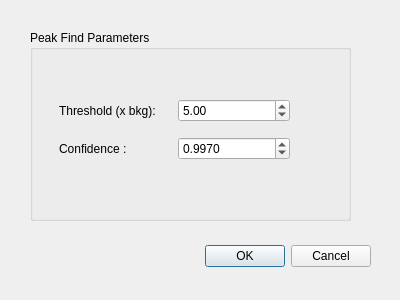
<?xml version="1.0" encoding="UTF-8"?>
<ui version="4.0">
 <class>DialogPeakFind</class>
 <widget class="QDialog" name="DialogPeakFind">
  <property name="windowModality">
   <enum>Qt::WindowModal</enum>
  </property>
  <property name="geometry">
   <rect>
    <x>0</x>
    <y>0</y>
    <width>400</width>
    <height>300</height>
   </rect>
  </property>
  <property name="windowTitle">
   <string>Dialog</string>
  </property>
  <widget class="QDialogButtonBox" name="buttonBox">
   <property name="geometry">
    <rect>
     <x>30</x>
     <y>240</y>
     <width>341</width>
     <height>32</height>
    </rect>
   </property>
   <property name="orientation">
    <enum>Qt::Horizontal</enum>
   </property>
   <property name="standardButtons">
    <set>QDialogButtonBox::Cancel|QDialogButtonBox::Ok</set>
   </property>
  </widget>
  <widget class="QGroupBox" name="groupBox">
   <property name="geometry">
    <rect>
     <x>30</x>
     <y>30</y>
     <width>321</width>
     <height>191</height>
    </rect>
   </property>
   <property name="title">
    <string>Peak Find Parameters</string>
   </property>
   <widget class="QWidget" name="gridLayoutWidget">
    <property name="geometry">
     <rect>
      <x>29</x>
      <y>60</y>
      <width>231</width>
      <height>80</height>
     </rect>
    </property>
    <layout class="QGridLayout" name="gridLayout">
     <item row="1" column="0">
      <widget class="QLabel" name="confidenceLabel">
       <property name="toolTip">
        <string>&lt;html&gt;&lt;head/&gt;&lt;body&gt;&lt;p&gt;Confidence interval for the 3D &lt;/p&gt;&lt;p&gt;distribution of points. &lt;/p&gt;&lt;p&gt;0.997 corresponds to 3 Sigma&lt;/p&gt;&lt;/body&gt;&lt;/html&gt;</string>
       </property>
       <property name="text">
        <string>Confidence : </string>
       </property>
      </widget>
     </item>
     <item row="1" column="1">
      <widget class="QDoubleSpinBox" name="confidenceSpinBox">
       <property name="decimals">
        <number>4</number>
       </property>
       <property name="maximum">
        <double>1.000000000000000</double>
       </property>
       <property name="value">
        <double>0.997000000000000</double>
       </property>
      </widget>
     </item>
     <item row="0" column="0">
      <widget class="QLabel" name="thresholdLabel">
       <property name="toolTip">
        <string>&lt;html&gt;&lt;head/&gt;&lt;body&gt;&lt;p&gt;Threshold in signal/background ratio&lt;/p&gt;&lt;/body&gt;&lt;/html&gt;</string>
       </property>
       <property name="text">
        <string>Threshold (x bkg): </string>
       </property>
      </widget>
     </item>
     <item row="0" column="1">
      <widget class="QDoubleSpinBox" name="thresholdSpinBox">
       <property name="minimum">
        <double>1.500000000000000</double>
       </property>
       <property name="maximum">
        <double>100000.000000000000000</double>
       </property>
       <property name="value">
        <double>5.000000000000000</double>
       </property>
      </widget>
     </item>
    </layout>
   </widget>
  </widget>
 </widget>
 <resources/>
 <connections>
  <connection>
   <sender>buttonBox</sender>
   <signal>accepted()</signal>
   <receiver>DialogPeakFind</receiver>
   <slot>accept()</slot>
   <hints>
    <hint type="sourcelabel">
     <x>248</x>
     <y>254</y>
    </hint>
    <hint type="destinationlabel">
     <x>157</x>
     <y>274</y>
    </hint>
   </hints>
  </connection>
  <connection>
   <sender>buttonBox</sender>
   <signal>rejected()</signal>
   <receiver>DialogPeakFind</receiver>
   <slot>reject()</slot>
   <hints>
    <hint type="sourcelabel">
     <x>316</x>
     <y>260</y>
    </hint>
    <hint type="destinationlabel">
     <x>286</x>
     <y>274</y>
    </hint>
   </hints>
  </connection>
 </connections>
</ui>
